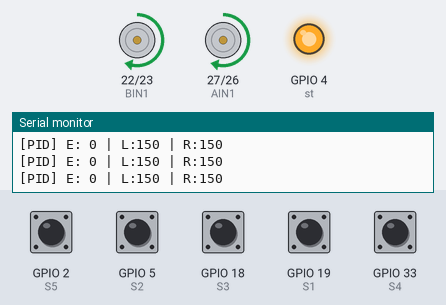
A sketch run on a simulated ESP32. Shown: motor-driver pin pairs drawn as motors (green arrow = first pin HIGH = forward, orange = second pin HIGH = backward, longer = more drive), output pins drawn as LEDs (lit = HIGH), the last lines printed to the serial monitor. The test bench sets the inputs (shaded band); at power-on: GPIO 2 (S5), GPIO 5 (S2), GPIO 18 (S3), GPIO 19 (S1), GPIO 33 (S4) HIGH.

Above: at 1.2 s.
1.3 s: GPIO 2 (S5) pulled LOW for 1 s
At 2.6 s:
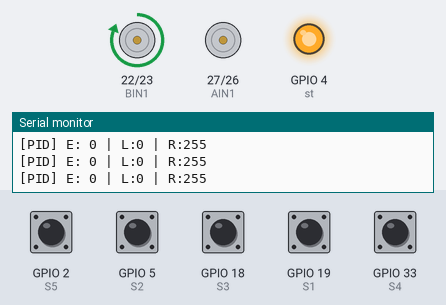
3.8 s: GPIO 19 (S1) pulled LOW for 1 s
At 4.6 s:
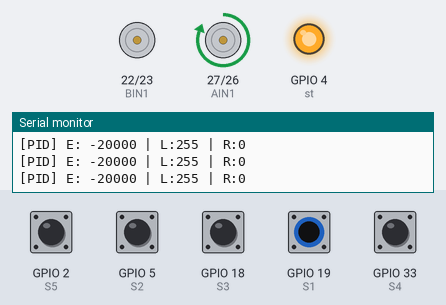
6.3 s: GPIO 5 (S2) pulled LOW for 0.15 s
At 7.6 s:
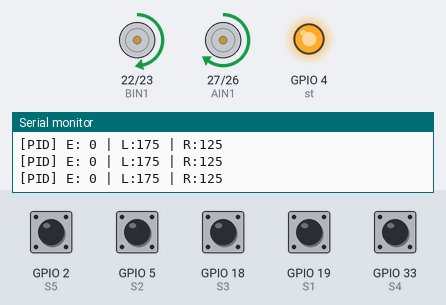
7.9 s: GPIO 2 (S5) pulled LOW for 0.15 s
At 9.2 s:
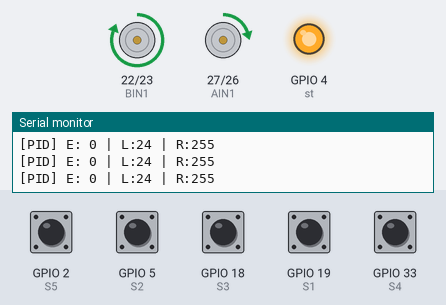
9.5 s: GPIO 33 (S4) pulled LOW for 1 s
At 10.3 s:
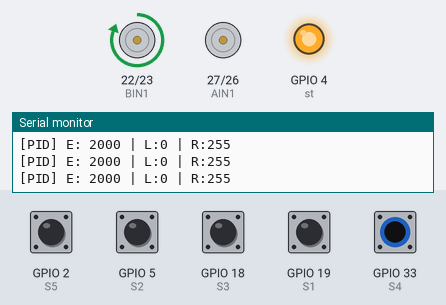
12.0 s: GPIO 19 (S1) pulled LOW for 0.15 s
At 13.4 s:
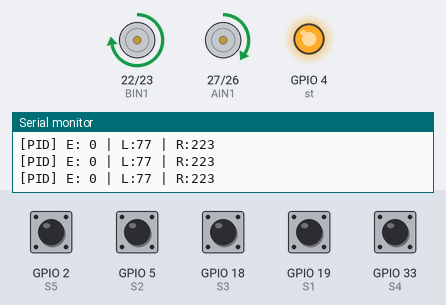
Timing chart, 0 to 14.6 s (numbered marks = the images above; inputs shaded):
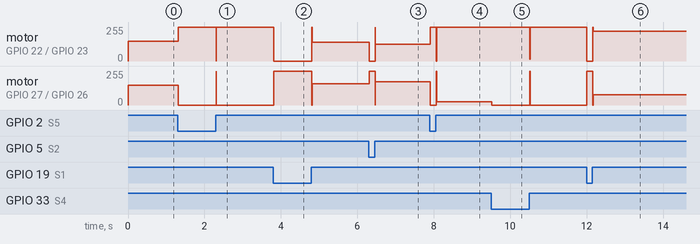

Measured:
- after the input at 1.3 s, motor on GPIO 22 (BIN1) / GPIO 23 (BIN2): forward 150/255 → forward 255/255 at once; motor on GPIO 27 (AIN1) / GPIO 26 (AIN2): forward 150/255 → stopped at once
- after the input at 3.8 s, motor on GPIO 22 (BIN1) / GPIO 23 (BIN2): forward 255/255 → stopped at once, → forward 140/255 1.0 s later; motor on GPIO 27 (AIN1) / GPIO 26 (AIN2): stopped → forward 255/255 at once, → forward 160/255 1.0 s later
- after the input at 6.3 s, motor on GPIO 22 (BIN1) / GPIO 23 (BIN2): forward 140/255 → stopped at once, → forward 125/255 0.15 s later; motor on GPIO 27 (AIN1) / GPIO 26 (AIN2): forward 160/255 → forward 255/255 at once, → forward 175/255 0.15 s later
- after the input at 7.9 s, motor on GPIO 22 (BIN1) / GPIO 23 (BIN2): forward 125/255 → forward 255/255 at once; motor on GPIO 27 (AIN1) / GPIO 26 (AIN2): forward 175/255 → stopped at once, → forward 24/255 0.15 s later
- after the input at 9.5 s, motor on GPIO 22 (BIN1) / GPIO 23 (BIN2): forward 255/255 → forward 13/255 after 1.0 s, → forward 255/255 0.01 s later; motor on GPIO 27 (AIN1) / GPIO 26 (AIN2): forward 24/255 → stopped at once
- after the input at 12.0 s, motor on GPIO 22 (BIN1) / GPIO 23 (BIN2): forward 255/255 → stopped at once, → forward 223/255 0.15 s later; motor on GPIO 27 (AIN1) / GPIO 26 (AIN2): stopped → forward 255/255 at once, → forward 77/255 0.15 s later

The sketch:

Leclerc.ino
```cpp
#define S1 19
#define S2 5
#define S3 18
#define S4 33
#define S5 2

#define AIN1 27
#define AIN2 26
#define BIN1 22
#define BIN2 23

#define st 4

// PID constants — tune slightly if needed
float Kp = 300;
float Ki = 0.0005;
float Kd = 0.18;

const int baseSpeed = 150;
float error = 0, lastError = 0, integral = 0;

int leftSpeed = 0, rightSpeed = 0;
int lastDirection = 0; // -1 = left, 1 = right

TaskHandle_t TaskSensors;
TaskHandle_t TaskMotors;

void setup() {
  pinMode(S1, INPUT_PULLUP);
  pinMode(S2, INPUT_PULLUP);
  pinMode(S3, INPUT_PULLUP);
  pinMode(S4, INPUT_PULLUP);
  pinMode(S5, INPUT_PULLUP);

  pinMode(AIN1, OUTPUT);
  pinMode(AIN2, OUTPUT);
  pinMode(BIN1, OUTPUT);
  pinMode(BIN2, OUTPUT);
  pinMode(st, OUTPUT);

  digitalWrite(st, HIGH);
  Serial.begin(115200);

  xTaskCreatePinnedToCore(readSensorsTask, "TaskSensors", 4096, NULL, 1, &TaskSensors, 0);
  xTaskCreatePinnedToCore(controlMotorsTask, "TaskMotors", 4096, NULL, 1, &TaskMotors, 1);
}

void readSensorsTask(void *parameter) {
  for (;;) {
    int r1 = digitalRead(S1);
    int r2 = digitalRead(S2);
    int r3 = digitalRead(S3);
    int r4 = digitalRead(S4);
    int r5 = digitalRead(S5);

    int sum = (r1 == LOW) + (r2 == LOW) + (r3 == LOW) + (r4 == LOW) + (r5 == LOW);

    if (sum == 5) {
        // All black → gently drift right
        error = 10000;
        lastDirection = 1;
    }
    else if (sum > 0) {
        int pos = ((r1 == LOW ? -20000 : 0) +
                   (r2 == LOW ? -2000  : 0) +
                   (r3 == LOW ? 0      : 0) +
                   (r4 == LOW ? 2000   : 0) +
                   (r5 == LOW ? 20000  : 0)) / sum;

        error = pos;

        if (pos < 0) lastDirection = -1;
        else if (pos > 0) lastDirection = 1;
    }
    else {
        // All white → stop the motors instead of spinning
        error = 0;
        leftSpeed = 0;
        rightSpeed = 0;
    }

    vTaskDelay(5 / portTICK_PERIOD_MS);
  }
}

void controlMotorsTask(void *parameter) {
  for (;;) {
    float derivative = error - lastError;
    integral += error;

    float output = Kp * error + Ki * integral + Kd * derivative;
    lastError = error;

    leftSpeed = constrain(baseSpeed - output, 0, 255);
    rightSpeed = constrain(baseSpeed + output, 0, 255);

    analogWrite(AIN1, leftSpeed);
    analogWrite(AIN2, 0);
    analogWrite(BIN1, rightSpeed);
    analogWrite(BIN2, 0);

    Serial.printf("[PID] E: %.0f | L:%d | R:%d\n", error, leftSpeed, rightSpeed);

    vTaskDelay(10 / portTICK_PERIOD_MS);
  }
}

void loop() {
  // Empty — tasks handle everything
}
```
